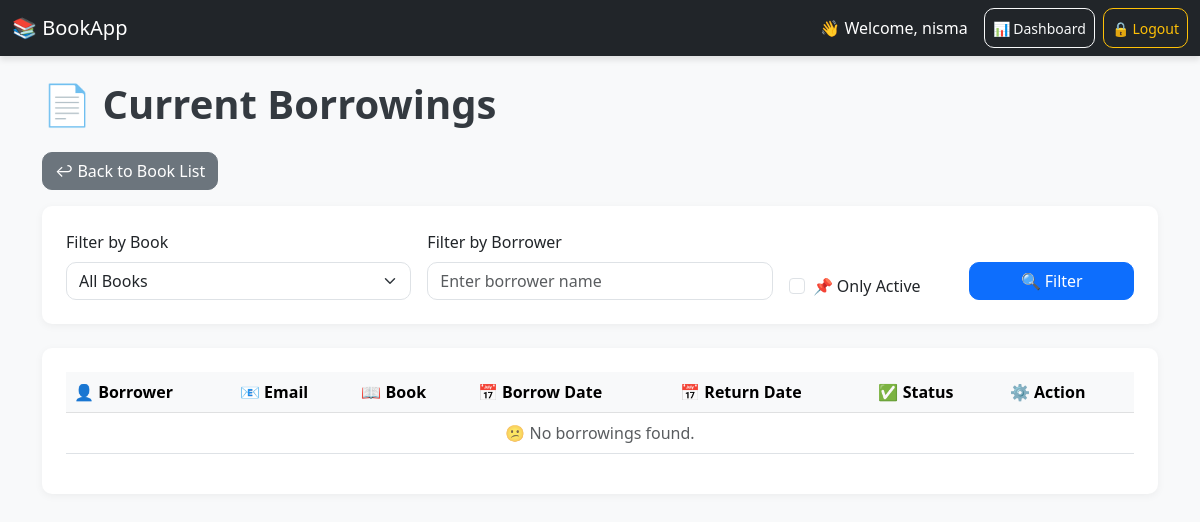
/app/borrowings/ (signed in), run on an earlier commit of the app's database.
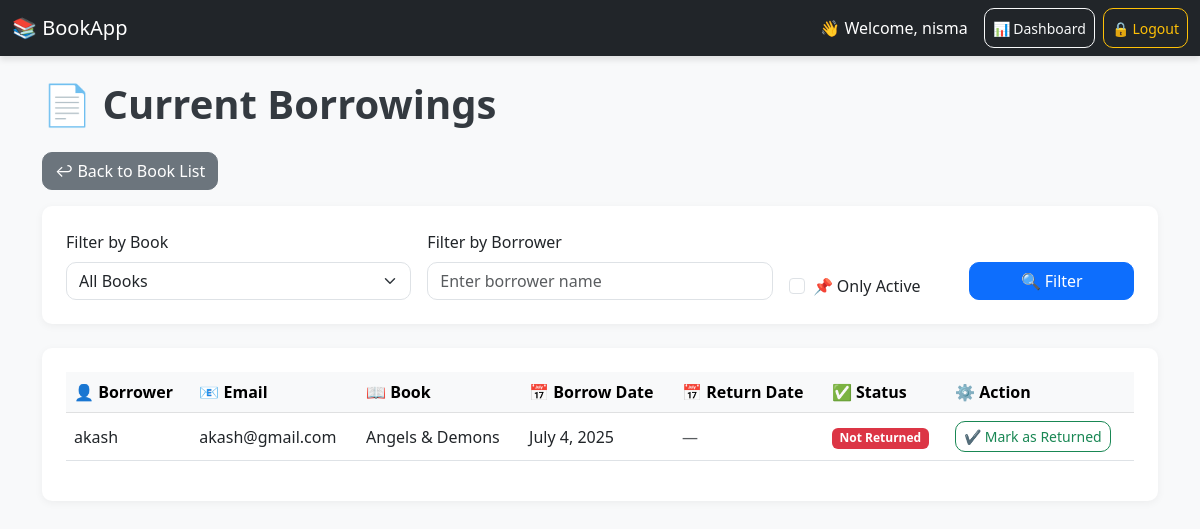
And on a later commit of the database.
### app/models.py (models this page shows, shortened)
class Borrower(models.Model):
    name = models.CharField(max_length=100)
    email = models.EmailField()
    book = models.ForeignKey('Book', on_delete=models.CASCADE)
    borrow_date = models.DateField(default=timezone.now)
    return_date = models.DateField(null=True, blank=True)

class Book(models.Model):
    GENRE_CHOICES = [
        ('Fiction', 'Fiction'),
        ('Non-Fiction', 'Non-Fiction'),
        ('Sci-Fi', 'Science Fiction'),
        ('Mystery', 'Mystery'),
        ('Romance', 'Romance'),
        ('Biography', 'Biography'),
    ]
    title = models.CharField(max_length=200)
    published_year = models.IntegerField()
    genre = models.CharField(max_length=50, choices=GENRE_CHOICES)
    author = models.ForeignKey(Author, on_delete=models.CASCADE, related_name='books')
    available = models.BooleanField(default=True)  # ✅ This line is mandatory

### app/views.py (the view)
# urls.py: path('borrowings/', views.borrower_list, name='borrower_list'),
@user_passes_test(is_librarian)
def borrower_list(request):
    borrowers = Borrower.objects.all()
    book_id = request.GET.get('book')
    borrower_name = request.GET.get('name')
    only_active = request.GET.get('active')
    if book_id:
        borrowers = borrowers.filter(book_id=book_id)
    if borrower_name:
        borrowers = borrowers.filter(name__icontains=borrower_name)
    if only_active:
        borrowers = borrowers.filter(return_date__isnull=True)
    books = Book.objects.all()
    return render(request, 'borrow_list.html', {
        'borrowers': borrowers,
        'books': books
    })

### app/views.py (called while the page is built)
def is_librarian(user):
    return user.groups.filter(name='Librarian').exists()

### app/templates/borrow_list.html (shortened to what this page needs)
{% extends 'base.html' %}
{% block content %}
<h1 class="mb-4">📄 Current Borrowings</h1>
<a href="{% url 'book_list' %}" class="btn btn-secondary mb-3">↩ Back to Book List</a>
<div class="card p-4 mb-4">
  <form method="get" class="row g-3">
    <div class="col-md-4">
      <label for="book" class="form-label">Filter by Book</label>
      <select name="book" id="book" class="form-select">
        <option value="">All Books</option>
      </select>
    </div>
    <div class="col-md-4">
      <label for="name" class="form-label">Filter by Borrower</label>
      <input type="text" name="name" id="name" class="form-control"
             value="{{ request.GET.name }}" placeholder="Enter borrower name">
    </div>
    <div class="col-md-2 d-flex align-items-end">
      <div class="form-check">
        <input class="form-check-input" type="checkbox" name="active" value="1" id="active"
               {% if request.GET.active %}checked{% endif %}>
        <label class="form-check-label" for="active">📌 Only Active</label>
      </div>
    </div>
    <div class="col-md-2 d-flex align-items-end">
      <button type="submit" class="btn btn-primary w-100">🔍 Filter</button>
    </div>
  </form>
</div>
<div class="card p-4">
  <table class="table table-hover align-middle">
    <thead class="table-light">
      <tr>
        <th>👤 Borrower</th>
        <th>📧 Email</th>
        <th>📖 Book</th>
        <th>📅 Borrow Date</th>
        <th>📅 Return Date</th>
        <th>✅ Status</th>
        <th>⚙️ Action</th>
      </tr>
    </thead>
    <tbody>
      {% for b in borrowers %}
      <tr>
        <td>{{ b.name }}</td>
        <td>{{ b.email }}</td>
        <td>{{ b.book.title }}</td>
        <td>{{ b.borrow_date }}</td>
        <td>
          {% if b.return_date %}
            {{ b.return_date }}
          {% else %}
            <span class="text-muted">—</span>
          {% endif %}
        </td>
        <td>
          {% if b.return_date %}
            <span class="badge bg-success">Returned</span>
          {% else %}
            <span class="badge bg-danger">Not Returned</span>
          {% endif %}
        </td>
        <td>
          {% if not b.return_date %}
            <a href="{% url 'mark_returned' b.id %}" class="btn btn-sm btn-outline-success">✔️ Mark as Returned</a>
          {% else %}
            <span class="text-muted">—</span>
          {% endif %}
        </td>
      </tr>
      {% empty %}
      <tr>
        <td colspan="7" class="text-center text-muted">😕 No borrowings found.</td>
      </tr>
      {% endfor %}
    </tbody>
  </table>
</div>
{% endblock %}

What changed in the data, as far as the page shows it:
added Borrower: name "akash", email "akash@gmail.com", book "Angels & Demons", borrow_date "July 4, 2025", shows "Not Returned", shows "✔️ Mark as Returned"
Also different on the page:
text no longer shown: "😕 No borrowings found."
